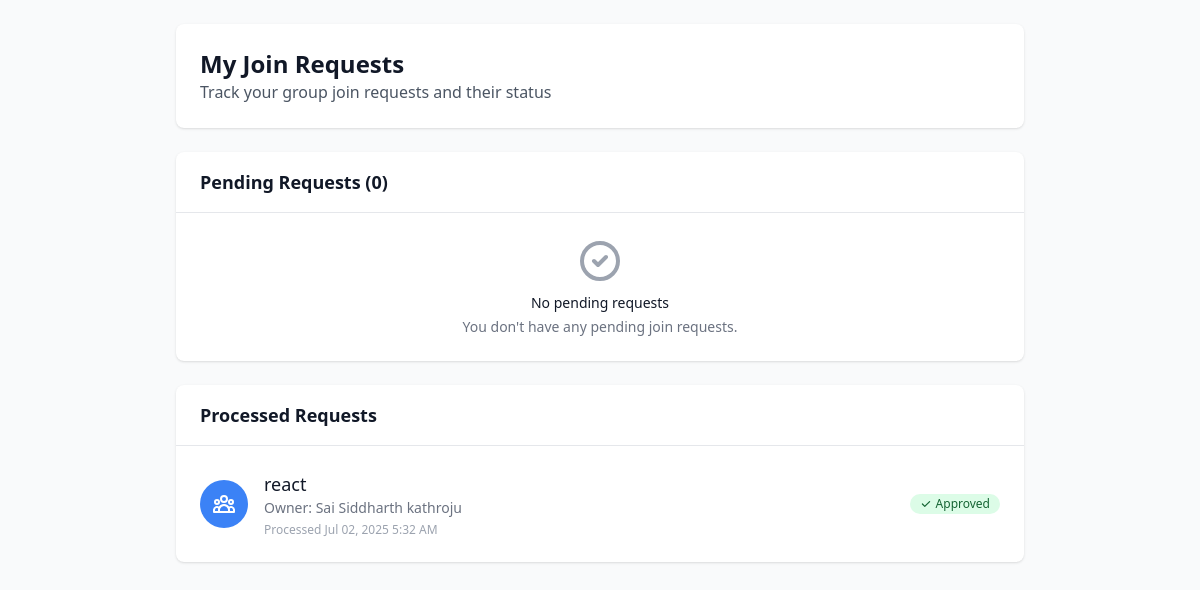
The app's page /my-join-requests/ (signed in) with its own data.
### main/models.py (models this page shows, shortened)
class GroupJoinRequest(models.Model):
    STATUS_CHOICES = [
        ('pending', 'Pending'),
        ('approved', 'Approved'),
        ('rejected', 'Rejected'),
    ]
    user = models.ForeignKey(User, on_delete=models.CASCADE, related_name='group_join_requests')
    group = models.ForeignKey(Group, on_delete=models.CASCADE, related_name='join_requests')
    status = models.CharField(max_length=10, choices=STATUS_CHOICES, default='pending')
    message = models.TextField(blank=True, help_text="Optional message to the group owner")
    created_at = models.DateTimeField(auto_now_add=True)
    updated_at = models.DateTimeField(auto_now=True)
    class Meta:
        unique_together = ['user', 'group']
        ordering = ['-created_at']

class Group(models.Model):
    PRIVACY_CHOICES = [
        ('public', 'Public'),
        ('private', 'Private'),
    ]
    name = models.CharField(max_length=100)
    description = models.TextField(blank=True)
    members = models.ManyToManyField(User, related_name='study_groups')
    created_by = models.ForeignKey(User, on_delete=models.CASCADE, related_name='created_groups')
    created_at = models.DateTimeField(default=timezone.now)
    privacy = models.CharField(max_length=10, choices=PRIVACY_CHOICES, default='public')
    max_members = models.IntegerField(default=50, help_text="Maximum number of members allowed")
    is_active = models.BooleanField(default=True)
    invite_code = models.CharField(max_length=20, unique=True, blank=True, null=True)
    invite_expires_at = models.DateTimeField(null=True, blank=True)
    invite_enabled = models.BooleanField(default=True)

### main/views.py (the view)
# urls.py: path('my-join-requests/', views.my_join_requests, name='my_join_requests'),
@login_required
def my_join_requests(request):
    pending_requests = GroupJoinRequest.objects.filter(
        user=request.user,
        status='pending'
    ).select_related('group', 'group__created_by')
    processed_requests = GroupJoinRequest.objects.filter(
        user=request.user,
        status__in=['approved', 'rejected']
    ).select_related('group', 'group__created_by').order_by('-updated_at')
    context = {
        'pending_requests': pending_requests,
        'processed_requests': processed_requests,
    }
    return render(request, 'main/my_join_requests.html', context)

### main/context_processors.py (called while the page is built)
def unread_messages_count(request):
    if request.user.is_authenticated:
        unread_count = DirectMessage.objects.filter(
            receiver=request.user,
            is_read=False
        ).count()
        return {'unread_messages_count': unread_count}
    return {'unread_messages_count': 0}

### templates/main/my_join_requests.html (shortened to what this page needs)
{% extends 'main/base_with_sidebar.html' %}
{% block content %}
<div class="max-w-4xl mx-auto p-6">
    <div class="bg-white rounded-lg shadow p-6 mb-6">
        <h1 class="text-2xl font-bold text-gray-900">My Join Requests</h1>
        <p class="text-gray-600">Track your group join requests and their status</p>
    </div>
    <div class="bg-white rounded-lg shadow mb-6">
        <div class="px-6 py-4 border-b border-gray-200">
            <h2 class="text-lg font-semibold text-gray-900">Pending Requests ({{ pending_requests.count }})</h2>
        </div>
        {% if pending_requests %}
        <div class="divide-y divide-gray-200">
            {% for request in pending_requests %}
            <div class="p-6">
                <div class="flex items-center justify-between">
                    <div class="flex items-center space-x-4">
                        <div class="flex-shrink-0">
                            <div class="h-12 w-12 rounded-full bg-blue-500 flex items-center justify-center">
                                <svg class="w-6 h-6 text-white" fill="none" stroke="currentColor" viewBox="0 0 24 24">
                                    <path stroke-linecap="round" stroke-linejoin="round" stroke-width="2" d="M17 20h5v-2a3 3 0 00-5.356-1.857M17 20H7m10 0v-2c0-.656-.126-1.283-.356-1.857M7 20H2v-2a3 3 0 015.356-1.857M7 20v-2c0-.656.126-1.283.356-1.857m0 0a5.002 5.002 0 019.288 0M15 7a3 3 0 11-6 0 3 3 0 016 0zm6 3a2 2 0 11-4 0 2 2 0 014 0zM7 10a2 2 0 11-4 0 2 2 0 014 0z"/>
                                </svg>
                            </div>
                        </div>
                        <div>
                            <h3 class="text-lg font-medium text-gray-900">{{ request.group.name }}</h3>
                            <p class="text-sm text-gray-500">Owner: {{ request.group.created_by.first_name }} {{ request.group.created_by.last_name }}</p>
                            {% if request.message %}
                            <p class="text-sm text-gray-600 mt-1">{{ request.message }}</p>
                            {% endif %}
                            <p class="text-xs text-gray-400 mt-1">Requested {{ request.created_at|date:"M d, Y g:i A" }}</p>
                        </div>
                    </div>
                    <div class="flex items-center">
                        <span class="inline-flex items-center px-2.5 py-0.5 rounded-full text-xs font-medium bg-yellow-100 text-yellow-800">
                            <svg class="w-3 h-3 mr-1" fill="currentColor" viewBox="0 0 20 20">
                                <path fill-rule="evenodd" d="M10 18a8 8 0 100-16 8 8 0 000 16zm1-12a1 1 0 10-2 0v4a1 1 0 00.293.707l2.828 2.829a1 1 0 101.415-1.415L11 9.586V6z" clip-rule="evenodd"/>
                            </svg>
                            Pending
                        </span>
                    </div>
                </div>
            </div>
            {% endfor %}
        </div>
        {% else %}
        <div class="p-6 text-center">
            <svg class="mx-auto h-12 w-12 text-gray-400" fill="none" viewBox="0 0 24 24" stroke="currentColor">
                <path stroke-linecap="round" stroke-linejoin="round" stroke-width="2" d="M9 12l2 2 4-4m6 2a9 9 0 11-18 0 9 9 0 0118 0z"/>
            </svg>
            <h3 class="mt-2 text-sm font-medium text-gray-900">No pending requests</h3>
            <p class="mt-1 text-sm text-gray-500">You don't have any pending join requests.</p>
        </div>
        {% endif %}
    </div>
    {% if processed_requests %}
    <div class="bg-white rounded-lg shadow">
        <div class="px-6 py-4 border-b border-gray-200">
            <h2 class="text-lg font-semibold text-gray-900">Processed Requests</h2>
        </div>
        <div class="divide-y divide-gray-200">
            {% for request in processed_requests %}
            <div class="p-6">
                <div class="flex items-center justify-between">
                    <div class="flex items-center space-x-4">
                        <div class="flex-shrink-0">
                            <div class="h-12 w-12 rounded-full bg-blue-500 flex items-center justify-center">
                            </div>
                        </div>
                        <div>
                            <h3 class="text-lg font-medium text-gray-900">{{ request.group.name }}</h3>
                            <p class="text-sm text-gray-500">Owner: {{ request.group.created_by.first_name }} {{ request.group.created_by.last_name }}</p>
                            <p class="text-xs text-gray-400 mt-1">Processed {{ request.updated_at|date:"M d, Y g:i A" }}</p>
                        </div>
                    </div>
                    <div class="flex items-center">
                        {% if request.status == 'approved' %}
                        <span class="inline-flex items-center px-2.5 py-0.5 rounded-full text-xs font-medium bg-green-100 text-green-800">
                            <svg class="w-3 h-3 mr-1" fill="currentColor" viewBox="0 0 20 20">
                                <path fill-rule="evenodd" d="M16.707 5.293a1 1 0 010 1.414l-8 8a1 1 0 01-1.414 0l-4-4a1 1 0 011.414-1.414L8 12.586l7.293-7.293a1 1 0 011.414 0z" clip-rule="evenodd"/>
                            </svg>
                            Approved
                        </span>
                        {% endif %}
                    </div>
                </div>
            </div>
            {% endfor %}
        </div>
    </div>
    {% endif %}
</div>
{% endblock %}

### records on screen
GroupJoinRequest: group.name "react", group.created_by.first_name "Sai Siddharth", group.created_by.last_name "kathroju", updated_at "Jul 02, 2025 5:32 AM", status "approved" (drawn)

### other values on screen
{{ pending_requests.count }} "0"
